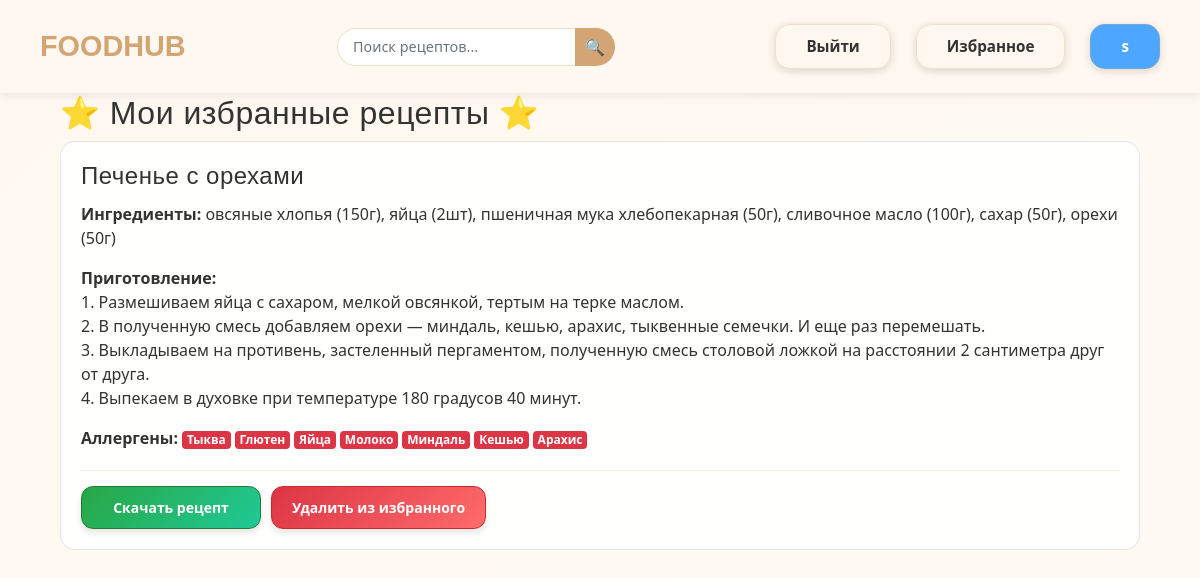
Before: /favourites (signed in) with the older database file.
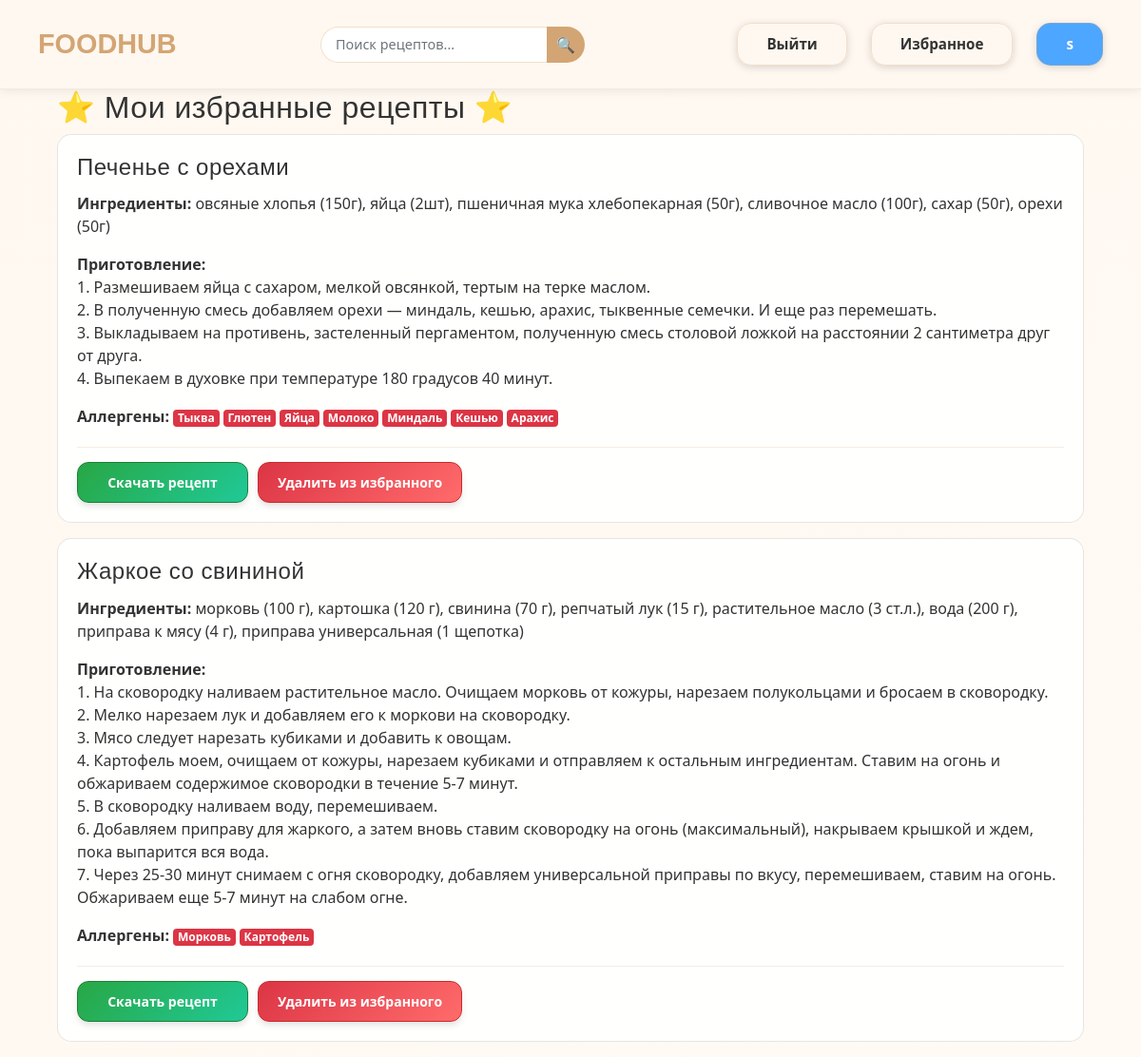
After: the same page with the newer database file.
### data/recipes.py (models this page shows)
class Recipes(SqlAlchemyBase):
    __tablename__ = 'recipes'
    id = sqlalchemy.Column(sqlalchemy.Integer,
                           primary_key=True, autoincrement=True)
    title = sqlalchemy.Column(sqlalchemy.String, nullable=True)
    content = sqlalchemy.Column(sqlalchemy.String, nullable=True)
    ingredients = sqlalchemy.Column(sqlalchemy.String, nullable=True)
    category = sqlalchemy.Column(sqlalchemy.String, nullable=True)
    user_id = sqlalchemy.Column(sqlalchemy.Integer, sqlalchemy.ForeignKey('users.id'))
    user = orm.relationship('User')
    allergens = orm.relationship('Allergen', secondary='recipe_allergen', backref='recipes')

### data/allergens.py (models this page shows)
class Allergen(SqlAlchemyBase):
    __tablename__ = 'allergens'
    id = sqlalchemy.Column(sqlalchemy.Integer,
                           primary_key=True, autoincrement=True)
    title = sqlalchemy.Column(sqlalchemy.String, nullable=True)

### main.py (the view)
@app.route('/favourites')
@login_required
def favourites():
    db_sess = db_session.create_session()
    try:
        user = db_sess.query(User).get(current_user.id)
        favourite_recipes = user.favourite_recipes
        return render_template('favourites.html', recipes=favourite_recipes)
    finally:
        db_sess.close()

### data/db_session.py (called while the page is built)
def create_session() -> Session:
    global __factory
    return __factory()

### main.py (called while the page is built)
@app.before_request
def force_guest_on_restart():
    from flask import session
    if 'initialized' not in session:
        session.clear()
        logout_user()
        session['initialized'] = True

@login_manager.user_loader
def load_user(user_id):
   db_sess = db_session.create_session()
   return db_sess.query(User).get(user_id)

### templates/favourites.html
{% extends "base.html" %}
{% block content %}
<div class="container">
    <h2>⭐ Мои избранные рецепты ⭐</h2>
    {% if recipes %}
        <div class="recipes">
            {% for recipe in recipes %}
            <div class="recipe-card card mb-3">
                <div class="card-body">
                    <h4 class="card-title">{{ recipe.title }}</h4>
                    <p class="card-text"><strong>Ингредиенты:</strong> {{ recipe.ingredients }}</p>
                    <p class="card-text"><strong>Приготовление:</strong><br>{{ recipe.content | replace('\n', '<br>') | safe }}</p>
                    <p class="card-text"><strong>Аллергены:</strong>
                        {% if recipe.allergens %}
                            {% for allergen in recipe.allergens %}
                                <span class="badge badge-danger">{{ allergen.title }}</span>
                            {% endfor %}
                        {% else %}
                            <span class="text-success">нет</span>
                        {% endif %}
                    </p>
                    <div class="recipe-actions">
                        <a href="/download_recipe/{{ recipe.id }}"
                           class="recipe-action-btn btn-download">
                                Скачать рецепт
                        </a>
                        <a href="/remove_from_favourites/{{ recipe.id }}"
                           class="recipe-action-btn btn-remove-fav">
                            Удалить из избранного
                        </a>
                    </div>
                </div>
            </div>
            {% endfor %}
        </div>
    {% else %}
        <div class="alert alert-info">
            <h5>У вас пока нет избранных рецептов</h5>
            <p>Перейдите в <a href="/">разделы с рецептами</a> и добавьте понравившиеся!</p>
        </div>
    {% endif %}
</div>
{% endblock %}

Changed rows visible on the page:
now on this page (row edited): Recipes: title "Жаркое со свининой", ingredients "морковь (100 г), картошка (120 г), свинина (70 г), репчатый лук (15 г), растительное масло (3 ст.л.), вода (200 г), приправа к мясу (4 г), приправа универсальная (1 щепотка)", content "1. На сковородку наливаем растительное масло. Очищаем морковь от кожуры, нарезаем полукольцами и бросаем в сковородку. 2. Мелко нарезаем лук и добавляем его к моркови на сковородку. 3. Мясо следует нарезать кубиками и добавить к овощам. 4. Картофель моем, очищаем от кожуры, нарезаем кубиками и отправляем к остальным ингредиентам. Ставим на огонь и обжариваем содержимое сковородки в течение 5-7 минут. 5. В сковородку наливаем воду, перемешиваем. 6. Добавляем приправу для жаркого, а затем вновь ставим сковородку на огонь (максимальный), накрываем крышкой и ждем, пока выпарится вся вода. 7. Через 25-30 минут снимаем с огня сковородку, добавляем универсальной приправы по вкусу, перемешиваем,…"
now on this page (row unchanged): Allergen: title "Морковь", shown under "Жаркое со свининой"
now on this page (row unchanged): Allergen: title "Картофель", shown under "Жаркое со свининой"
